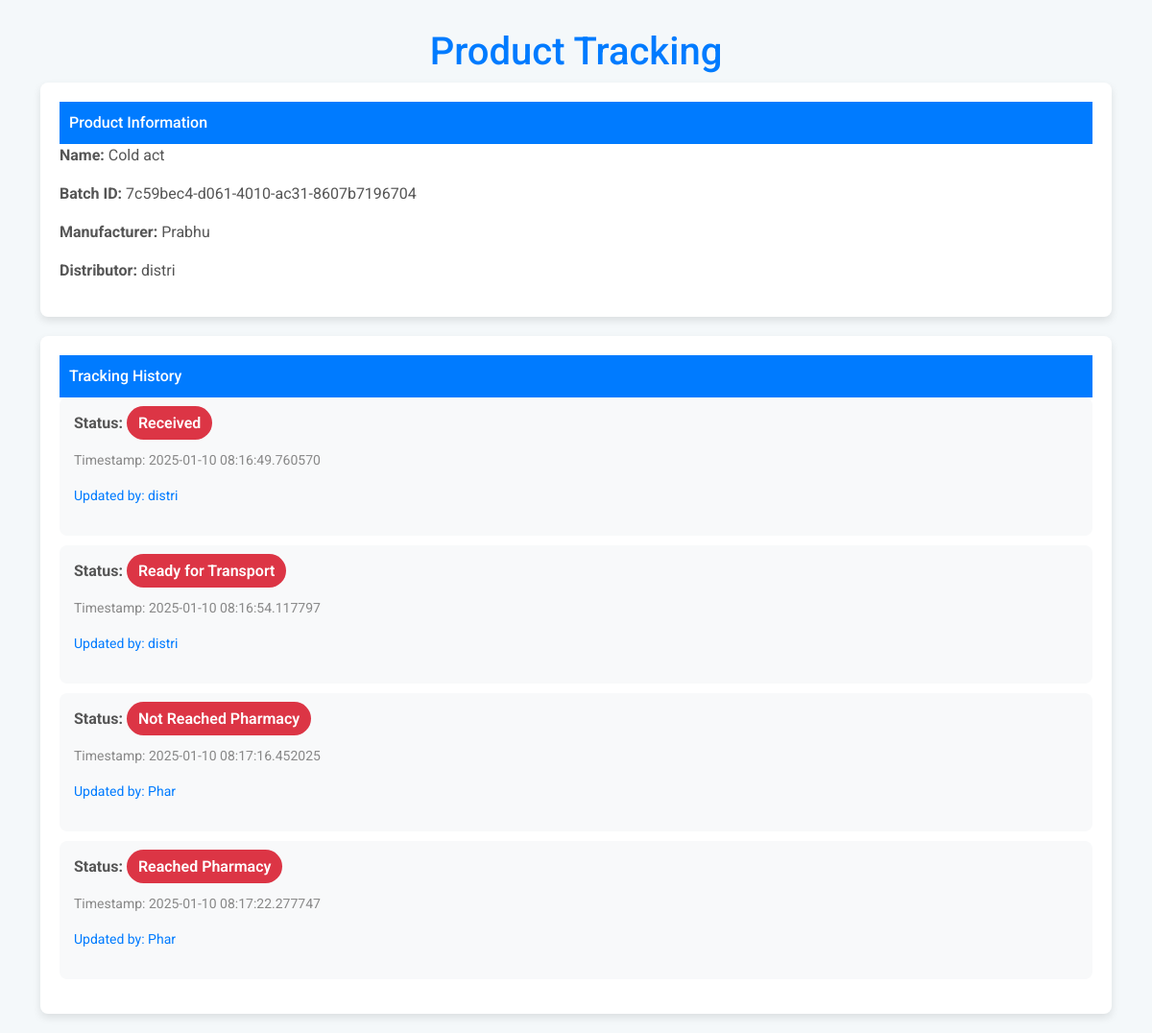
Page /track/7c59bec4-d061-4010-ac31-8607b7196704 on the committed database.
### app.py (models this page shows)
class Product(db.Model):
    id = db.Column(db.Integer, primary_key=True)
    name = db.Column(db.String(100), nullable=False)
    batch_id = db.Column(db.String(50), unique=True, nullable=False)
    qr_code_path = db.Column(db.String(200), nullable=False)
    manufacturer_id = db.Column(db.Integer, db.ForeignKey('user.id'), nullable=False)
    created_at = db.Column(db.DateTime, default=datetime.utcnow)
    history = db.relationship('TrackingHistory', backref='product', lazy=True)

class User(db.Model, UserMixin):
    id = db.Column(db.Integer, primary_key=True)
    username = db.Column(db.String(80), unique=True, nullable=False)
    email = db.Column(db.String(120), unique=True, nullable=False)
    password = db.Column(db.String(200), nullable=False)
    role = db.Column(db.String(20), nullable=False)  # manufacturer, distributor, pharmacy

class TrackingHistory(db.Model):
    id = db.Column(db.Integer, primary_key=True)
    product_id = db.Column(db.Integer, db.ForeignKey('product.id'), nullable=False)
    status = db.Column(db.String(100), nullable=False)
    timestamp = db.Column(db.DateTime, default=datetime.utcnow)
    updated_by = db.Column(db.Integer, db.ForeignKey('user.id'))  # Admin who updated this

### app.py (the view)
@app.route('/track/<batch_id>')
def track_product(batch_id):
    product = Product.query.filter_by(batch_id=batch_id).first_or_404()
    manufacturer = User.query.get(product.manufacturer_id)
    distributor = User.query.filter_by(role='distributor').first()  # Assuming there's one distributor, adjust as needed
    history = TrackingHistory.query.filter_by(product_id=product.id).all()
    history_details = []
    for entry in history:
        updated_user = User.query.get(entry.updated_by)  # Retrieve the user (pharmacy or admin) who updated the status
        history_details.append({
            'status': entry.status,
            'timestamp': entry.timestamp,
            'updated_by': updated_user.username if updated_user else 'Unknown'
        })
    return render_template(
        'consumer.html',
        product=product,
        manufacturer=manufacturer,
        distributor=distributor,
        history=history_details
    )

### templates/consumer.html (shortened to what this page needs)
<!DOCTYPE html>
<html lang="en">
<head>
    <link href="https://cdn.jsdelivr.net/npm/bootstrap@5.3.0-alpha1/dist/css/bootstrap.min.css" rel="stylesheet">
</head>
<body>
    <div class="container">
        <h1>Product Tracking</h1>
        <div class="product-info">
            <div class="card-header">Product Information</div>
            <p><strong>Name:</strong> {{ product.name }}</p>
            <p><strong>Batch ID:</strong> {{ product.batch_id }}</p>
            <p><strong>Manufacturer:</strong> {{ manufacturer.username }}</p>
            <p><strong>Distributor:</strong> {{ distributor.username if distributor else 'Not assigned' }}</p>
        </div>
        <div class="tracking-history">
            <div class="card-header">Tracking History</div>
            <ul>
                {% for entry in history %}
                    <li>
                        <div>
                            <p class="status">Status: <span class="badge-status
                                {% if entry.status == 'Shipped' %}badge-success
                                {% elif entry.status == 'In Transit' %}badge-warning
                                {% else %}badge-danger{% endif %}">
                                {{ entry.status }}</span></p>
                            <p class="timestamp">Timestamp: {{ entry.timestamp }}</p>
                            <p class="updated-by">Updated by: {{ entry.updated_by }}</p>
                        </div>
                    </li>
                {% endfor %}
            </ul>
        </div>
    </div>
</body>
</html>

### templates/consumer.html (style rules this page uses)
body { font-family: 'Roboto', sans-serif; background-color: #f4f8fa; margin: 0; padding: 0; }
.container { margin-top: 30px; }
h1 { text-align: center; color: #007bff; }
.product-info, .tracking-history { background-color: white; box-shadow: 0 4px 8px rgba(0, 0, 0, 0.1); border-radius: 8px; padding: 20px; margin-bottom: 20px; }
.product-info p, .tracking-history p { font-size: 16px; color: #555; }
.badge-status { font-weight: 600; padding: 8px 12px; border-radius: 25px; }
.badge-danger { background-color: #dc3545; color: white; }
.tracking-history ul { list-style-type: none; padding: 0; }
.tracking-history li { background-color: #f8f9fa; border-radius: 8px; margin-bottom: 10px; padding: 15px; display: flex; justify-content: space-between; align-items: center; }
.tracking-history li .status { font-weight: bold; }
.tracking-history li .timestamp { font-size: 14px; color: #888; }
.tracking-history li .updated-by { font-size: 14px; color: #007bff; cursor: pointer; }
.card-header { font-weight: 500; background-color: #007bff; color: white; padding: 10px; border-radius: 5px 5px 0 0; }

### rows in the picture
Product: name "Cold act", batch_id "7c59bec4-d061-4010-ac31-8607b7196704"
User: username "Prabhu"
User: username "distri", updated_by "distri" "distri"
TrackingHistory: status "Received", timestamp "2025-01-10 08:16:49.760570"
TrackingHistory: status "Ready for Transport", timestamp "2025-01-10 08:16:54.117797"
TrackingHistory: status "Not Reached Pharmacy", timestamp "2025-01-10 08:17:16.452025"
User: updated_by "Phar" "Phar"
TrackingHistory: status "Reached Pharmacy", timestamp "2025-01-10 08:17:22.277747"
